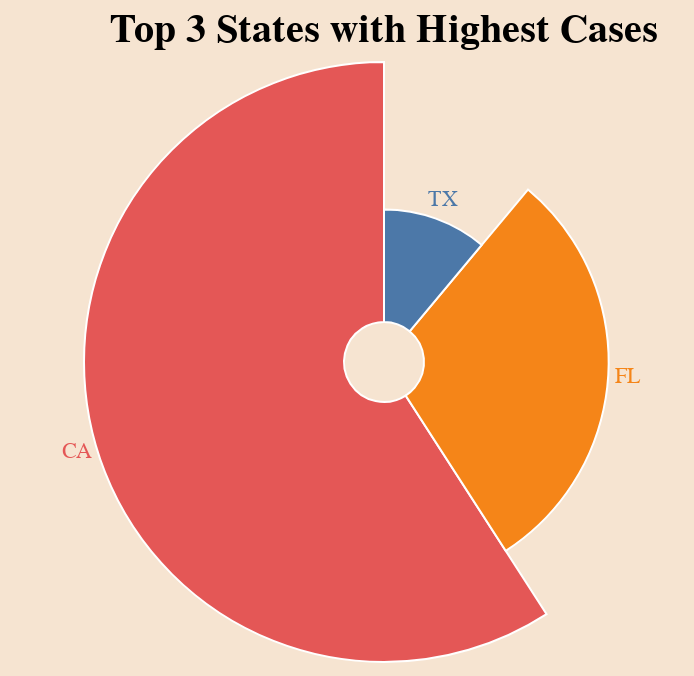

This figure's Vega-Lite source:
### Vega-Lite specification from a JSON file in a GitHub repository (floating-point values rounded to 4 significant figures)
{"$schema": "https://vega.github.io/schema/vega-lite/v5.json", "title": "Top 3 States with Highest Cases ", "config": {"title": {"color": "black", "fontSize": 20}, "style": {"cell": {"stroke": "transparent"}}}, "background": "#F6E4D1", "width": 300, "height": 300, "data": {"values": [{"State": "CA", "value": 795868}, {"State": "FL", "value": 401388}, {"State": "TX", "value": 149037}]}, "layer": [{"mark": {"type": "arc", "innerRadius": 20, "stroke": "#fff"}}, {"mark": {"type": "text", "radiusOffset": 10}, "encoding": {"text": {"field": "State", "type": "nominal"}}}, {"transform": [{"filter": "datum.State == 'CA'"}, {"calculate": "'    '", "as": "text_annotation_raw"}, {"calculate": "split(datum.text_annotation_raw,';')", "as": "text_annotation"}], "mark": {"type": "text", "dx": -330, "dy": 0}, "encoding": {"text": {"field": "text_annotation"}, "color": {"value": "#000000"}, "size": {"value": 15}}}], "encoding": {"theta": {"field": "value", "type": "quantitative", "stack": true}, "radius": {"field": "value", "scale": {"type": "sqrt", "zero": true, "rangeMin": 20}}, "color": {"field": "value", "type": "nominal", "legend": null}, "tooltip": [{"field": "State", "type": "nominal", "title": "State"}, {"field": "value", "type": "quantitative", "title": "Number of cases"}]}}
